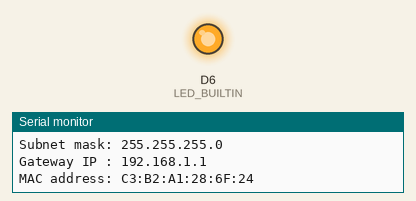
The sketch below on a simulated Arduino MKR. On the bench: output pins drawn as LEDs (lit = HIGH), the last lines printed to the serial monitor. WiFi joins after 1.5 s; servers stay silent unless stated; uploads are accepted with an empty reply.

Above: at 7.0 s.
At 22.7 s:
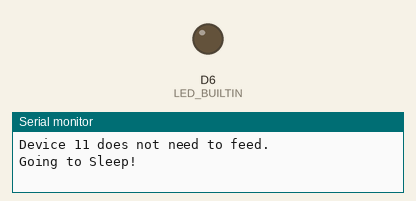
Timing chart, 0 to 47.3 s (numbered marks = the images above):
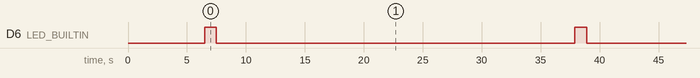

Measured:
- by itself, D6 (LED_BUILTIN): alternates HIGH for 1.0 s and LOW for 30.4 s

The sketch:

cat_feeder_arduino.ino
```cpp
#include "network.h"
#include "devices_manager.h"
#include "led_manager.h"

const int configuredDevicesAmount = 2;

int configuredDevices[configuredDevicesAmount] = {10, 11};
int pos;

void setup() {
  // Initialize serial and wait for port to open:
  Serial.begin(9600);
  while (!Serial) {
    ; // wait for serial port to connect. Needed for native USB port only
  }

  // Attaching the devices on the current machine
  for(pos = 0; pos < configuredDevicesAmount; pos += 1)
  {
    attachDevice(configuredDevices[pos]);
  }

  // Initializing the keep alive led
  initLed();

  // Connecting to the network
  connectToNetwork();
}

void loop() {
  // Led blinks to show the device is alive
  blinkLed();

  // Checking if the devices on the current machine need to feed
  for(pos = 0; pos < configuredDevicesAmount; pos += 1)
  {
    if (isDeviceNeedToFeed(configuredDevices[pos]))
    {
      feedFromDevice(configuredDevices[pos]);
    }
  }

  Serial.println("Going to Sleep!");
  delay(30 * 1000);
  Serial.println("Waking up!");
}
```

arduino_secrets.h
```cpp
#define SECRET_SSID "YonNet";
#define SECRET_PASS "Yy35353535";
```

device.cpp
```cpp
#include <Servo.h>
#include <Arduino.h>
#include "device.h"

Servo curServo;

device::device() {

}

device::device(int pin)
{
  Serial.print("Attaching device: ");
  Serial.println(pin);

  servoPin = pin;
}

void device::feedFromDevice()
{
  Serial.print("starting feed for device id: ");
  Serial.println(servoPin);
  curServo.attach(servoPin);

  if(!curServo.attached())
  {
    Serial.println("Servo not attached ending feed.");
    return;

  }

  for (pos = 0; pos <= 80; pos += 2) {
    // in steps of 1 degree
    curServo.write(pos);
    delay(20);
  }

  for (pos = 80; pos >= 0; pos -= 2) {
    curServo.write(pos);
    delay(20);
  }

  Serial.print("ending feed for device id: ");
  Serial.println(servoPin);
  curServo.detach();
}
```

device.h
```cpp
#include <Servo.h>

class device {
  public:
    int servoPin;
    int pos;

    device();
    device(int pin);

    void feedFromDevice();
};
```

devices_manager.cpp
```cpp
#include <Arduino.h>
#include <Servo.h>
#include "device.h"

const int MAX_DEVICES = 14;
device _devices[MAX_DEVICES];

bool checkIsPinValid (int pin) {
  // Sanity check for the pinouts
  if (pin < 0 || pin >= MAX_DEVICES)
  {
    Serial.print("Pin ");
    Serial.print(pin);
    Serial.println(" is not a valid pin");

    return false;
  }

  return true;
}

void attachDevice(int devicePin) {
  if (!checkIsPinValid(devicePin))
  {
    Serial.println("Failed initializing device!");
    return;
  }

  // Creating the new device
  device* newDevice = new device(devicePin);
  _devices[devicePin] = *newDevice;
}

void feedFromDevice(int devicePin) {
  if (!checkIsPinValid(devicePin))
  {
    return;
  }

  _devices[devicePin].feedFromDevice();
}
```

devices_manager.h
```cpp
void feedFromDevice(int devicePin);
void attachDevice(int devicePin);
```

led_manager.cpp
```cpp
#include <Arduino.h>

void initLed() {
  pinMode(LED_BUILTIN, OUTPUT);
}

void blinkLed() {
  digitalWrite(LED_BUILTIN, HIGH);
  delay(1000);
  digitalWrite(LED_BUILTIN, LOW);
}
```

led_manager.h
```cpp
void initLed();
void blinkLed();
```

network.cpp
```cpp
#include <SPI.h>
#include <WiFiNINA.h>
#include <ArduinoHttpClient.h>
#include <ArduinoJson.h>
#include "arduino_secrets.h"
#include "network.h"

///////please enter your sensitive data in the Secret tab/arduino_secrets.h
char ssid[] = SECRET_SSID;        // your network SSID (name)
char pass[] = SECRET_PASS;    // your network password (use for WPA, or use as key for WEP)
int status = WL_IDLE_STATUS;     // the WiFi radio's status
int serverPort = 443;

// Response
const char ItemsTag[] = "Items";
const char CountTag[] = "Count";
const char IdTag[]    = "Id";
StaticJsonDocument<200> doc;

// server address
const char server[] = "irw3hewccf.execute-api.us-east-2.amazonaws.com";
const String getFeedsPath = "/PROD/%7Bfeedsapi+%7D?TableName=Feeds&DeviceId=";
const char deleteFeedsPath[] = "/PROD/%7Bfeedsapi+%7D";

// Initialize the Wifi client library
WiFiSSLClient wifi;
HttpClient client = HttpClient(wifi, server, serverPort);

///////////////////////////////////////////////////////// Network Methods /////////////////////////////////////////////////////////
void connectToNetwork() {
  // check for the WiFi module:
  if (WiFi.status() == WL_NO_MODULE) {
    Serial.println("Communication with WiFi module failed!");
    // don't continue
    while (true);
  }

  String fv = WiFi.firmwareVersion();
  if (fv < "1.0.0") {
    Serial.println("Please upgrade the firmware");
  }

  // attempt to connect to WiFi network:
  while ( status != WL_CONNECTED) {
    Serial.print("Attempting to connect to WPA SSID: ");
    Serial.println(ssid);
    // Connect to WPA/WPA2 network:
    status = WiFi.begin(ssid, pass);

    // wait 5 seconds for connection:
    delay(5000);
  }

  // you're connected now, so print out the data:
  Serial.println("You're connected to the network");
  printCurrentNet();
  printWiFiData();
}

void printWiFiData() {
  // print your board's IP address:
  IPAddress ip = WiFi.localIP();
  Serial.print("IP address : ");
  Serial.println(ip);

  Serial.print("Subnet mask: ");
  Serial.println((IPAddress)WiFi.subnetMask());

  Serial.print("Gateway IP : ");
  Serial.println((IPAddress)WiFi.gatewayIP());

  // print your MAC address:
  byte mac[6];
  WiFi.macAddress(mac);
  Serial.print("MAC address: ");
  printMacAddress(mac);
}

void printCurrentNet() {
  // print the SSID of the network you're attached to:
  Serial.print("SSID: ");
  Serial.println(WiFi.SSID());

  // print the MAC address of the router you're attached to:
  byte bssid[6];
  WiFi.BSSID(bssid);
  Serial.print("BSSID: ");
  printMacAddress(bssid);
  // print the received signal strength:
  long rssi = WiFi.RSSI();
  Serial.print("signal strength (RSSI): ");
  Serial.println(rssi);

  // print the encryption type:
  byte encryption = WiFi.encryptionType();
  Serial.print("Encryption Type: ");
  Serial.println(encryption, HEX);
  Serial.println();
}

void printMacAddress(byte mac[]) {
  for (int i = 5; i >= 0; i--) {
    if (mac[i] < 16) {
      Serial.print("0");
    }
    Serial.print(mac[i], HEX);
    if (i > 0) {
      Serial.print(":");
    }
  }
  Serial.println();
}

///////////////////////////////////////////////////////// Server Methods /////////////////////////////////////////////////////////

bool isDeviceNeedToFeed(int deviceId) {
  Serial.print("Checking if device ");
  Serial.print(deviceId);
  Serial.println(" needs to feed the cat.");

  // Creating the request path with the right id
  String feedsPath = getFeedsPath + String(deviceId);
  int strLen = feedsPath.length() + 1;
  char feedsPathCharArray[strLen];
  feedsPath.toCharArray(feedsPathCharArray, strLen );

  // Creating the get http request
  client.get(feedsPathCharArray);

  // read the status code and body of the response
  int statusCode = client.responseStatusCode();
  String response = client.responseBody();

  Serial.print("StatusCode: ");
  Serial.println(statusCode);
  Serial.print("Response: ");
  Serial.println(response );

  if (GetFeedsCountFromResponse(response) <= 0)
  {
    Serial.print("Device ");
    Serial.print(deviceId);
    Serial.println(" does not need to feed.");
    return false;
  }

  // We remove from server all feeds found in the response and return true;
  RemoveAllFeedsInResponse(response);
  return true;
}


void deleteFeedFromServer(String feedId) {
  Serial.print("Deleting Feed id: ");
  Serial.print(feedId);
  Serial.println(" from server.");

  String contentType = "application/json";
  String postData = "{    \"Key\": {        \"Id\": \"" + feedId + "\"    },    \"TableName\": \"Feeds\" }";

  client.post(getFeedsPath, contentType, postData);

  // read the status code and body of the response
  int statusCode = client.responseStatusCode();
  String response = client.responseBody();

  Serial.print("StatusCode: ");
  Serial.println(statusCode);
  Serial.print("Response: ");
  Serial.println(response );
}


void RemoveAllFeedsInResponse(String response) {
  int feedsCount = GetFeedsCountFromResponse(response);

  // if the response is not in the expected format success response
  if (response.indexOf(CountTag) < 0 || response.indexOf(ItemsTag) < 0)
  {
    Serial.println("Response received was not in the expected format!");
    return 0;
  }

  // Deserialize the JSON document
  DeserializationError error = deserializeJson(doc, response);

  // Test if parsing succeeds.
  if (error) {
    Serial.print(F("deserializeJson() failed: "));
    Serial.println(error.c_str());
    return 0;
  }

  for (int i = 0; i < feedsCount; i++)
  {
    String FeedId = doc[ItemsTag][i][IdTag];
    deleteFeedFromServer(FeedId);
  }
}

int GetFeedsCountFromResponse(String response) {
  // if the response is not in the expected format success response
  if (response.indexOf(CountTag) < 0 || response.indexOf(ItemsTag) < 0)
  {
    Serial.println("Response received was not in the expected format!");
    return 0;
  }

  // Deserialize the JSON document
  DeserializationError error = deserializeJson(doc, response);

  // Test if parsing succeeds.
  if (error) {
    Serial.print(F("deserializeJson() failed: "));
    Serial.println(error.c_str());
    return 0;
  }

  int count = doc[CountTag];
  return count;
}
```

network.h
```cpp
void connectToNetwork();
void printWiFiData();
void printCurrentNet();
void printMacAddress(byte mac[]);
bool isDeviceNeedToFeed(int deviceId);
void deleteFeedFromServer(String feedId);
void RemoveAllFeedsInResponse(String response);
int GetFeedsCountFromResponse(String response);
```
